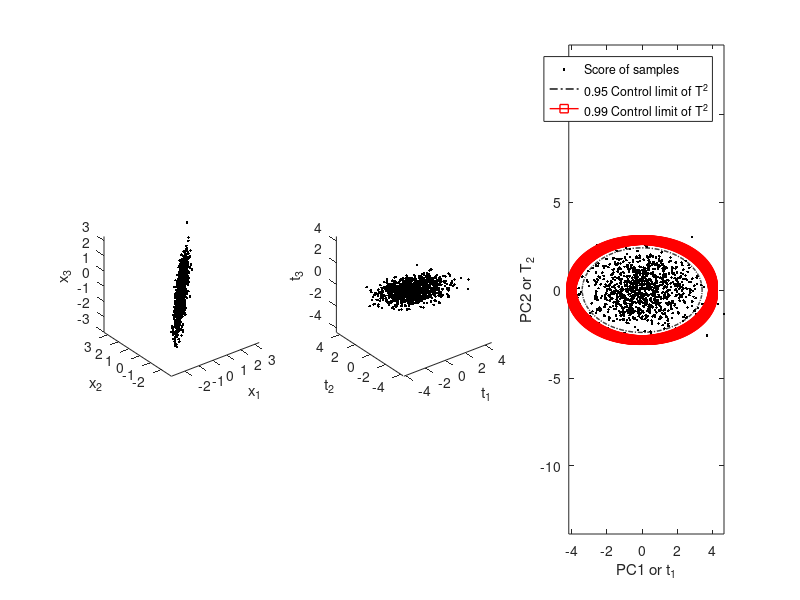
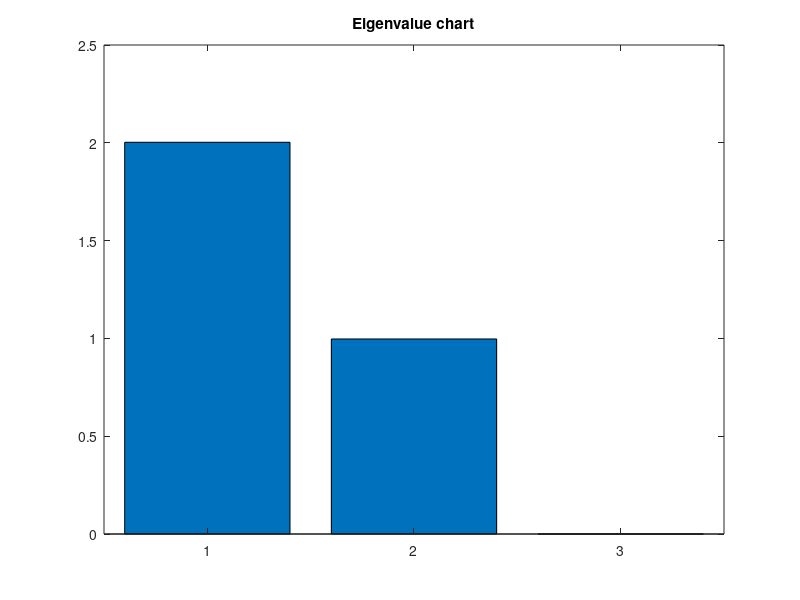
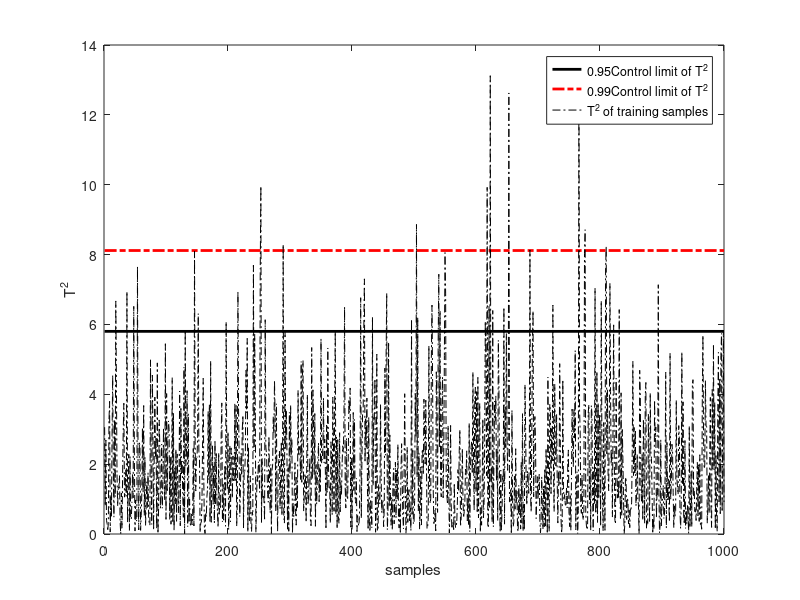

Here is the MATLAB script that generated these plots, in order:
clc
close all;
clear
%% pca 和 T2样例 以及如何画椭圆
%% 
m=1000; % the number of samples
alpha1=0.95;
alpha2=0.99;
%% data set
x1=-5+10*randn(m,1);
x2=5*x1.^1+1*randn(m,1);
x3=0.01*randn(m,1);
% x4=3*x3.^1;
% x5=5*x3;
% x=[x1,x2,x3,x4,x5];
x=[x1,x2,x3];
%% sdandardized
miu=mean(x);st=std(x);
n=size(x,2);
for i=1:n
x(:,i)=(x(:,i)-miu(i))./st(i);
end
figure(1)
subplot(1,3,1)
plot3(x(:,1),x(:,2),x(:,3),'k.')
axis equal
xlabel('x_1');ylabel('x_2'),zlabel('x_3')
%% PCA
[coeff, score, latent, tsquared, explained] = pca(x); % score
figure(2)
bar(latent)
title('Eigenvalue chart')
for i=1:m
  T(i,:)=x(i,:)*coeff;      %T=score
end

figure(1)
subplot(1,3,2)
plot3(T(:,1),T(:,2),T(:,3),'k.')
xlabel('t_1');ylabel('t_2');zlabel('t_3')
axis equal
% according to CPV PCS=2;
PCS=2;
% the retained PCS 
  Tx=T(:,1:PCS);

figure(1)
subplot(1,3,3)
plot(Tx(:,1),Tx(:,2),'k.')
xlabel('PC1 or t_1'); ylabel('PC2 or T_2')
axis equal
% T2
C=diag(latent(1:PCS,:));
INVC=inv(C);
for i=1:m
   T2(i)=Tx(i,:)*INVC*Tx(i,:)';
end
% control limit
T2CL1=quantile(T2,alpha1);
T2CL2=quantile(T2,alpha2);
% control chart
figure(4)
plot([1,m]',[T2CL1,T2CL1],'k-','Linewidth',2)
hold on
plot([1,m]',[T2CL2,T2CL2],'r-.','Linewidth',2)
plot(T2,'k-.')
legend('0.95Control limit of T^2','0.99Control limit of T^2','T^2 of training samples')
xlabel('samples');ylabel('T^2')
%% ellipse
a=sqrt(latent(1,:)*T2CL1);
b=sqrt(latent(2,:)*T2CL1);
thita=0:0.01:2*pi;
t1=a*cos(thita);
t2=b*sin(thita);

a=sqrt(latent(1,:)*T2CL2);
b=sqrt(latent(2,:)*T2CL2);
thita=0:0.01:2*pi;
s1=a*cos(thita);
s2=b*sin(thita);
figure(1)
subplot(1,3,3)
hold on
plot(t1,t2,'k-.','Linewidth',1)
plot(s1,s2,'r-s','Linewidth',1)
legend('Score of samples','0.95 Control limit of T^2','0.99 Control limit of T^2')





